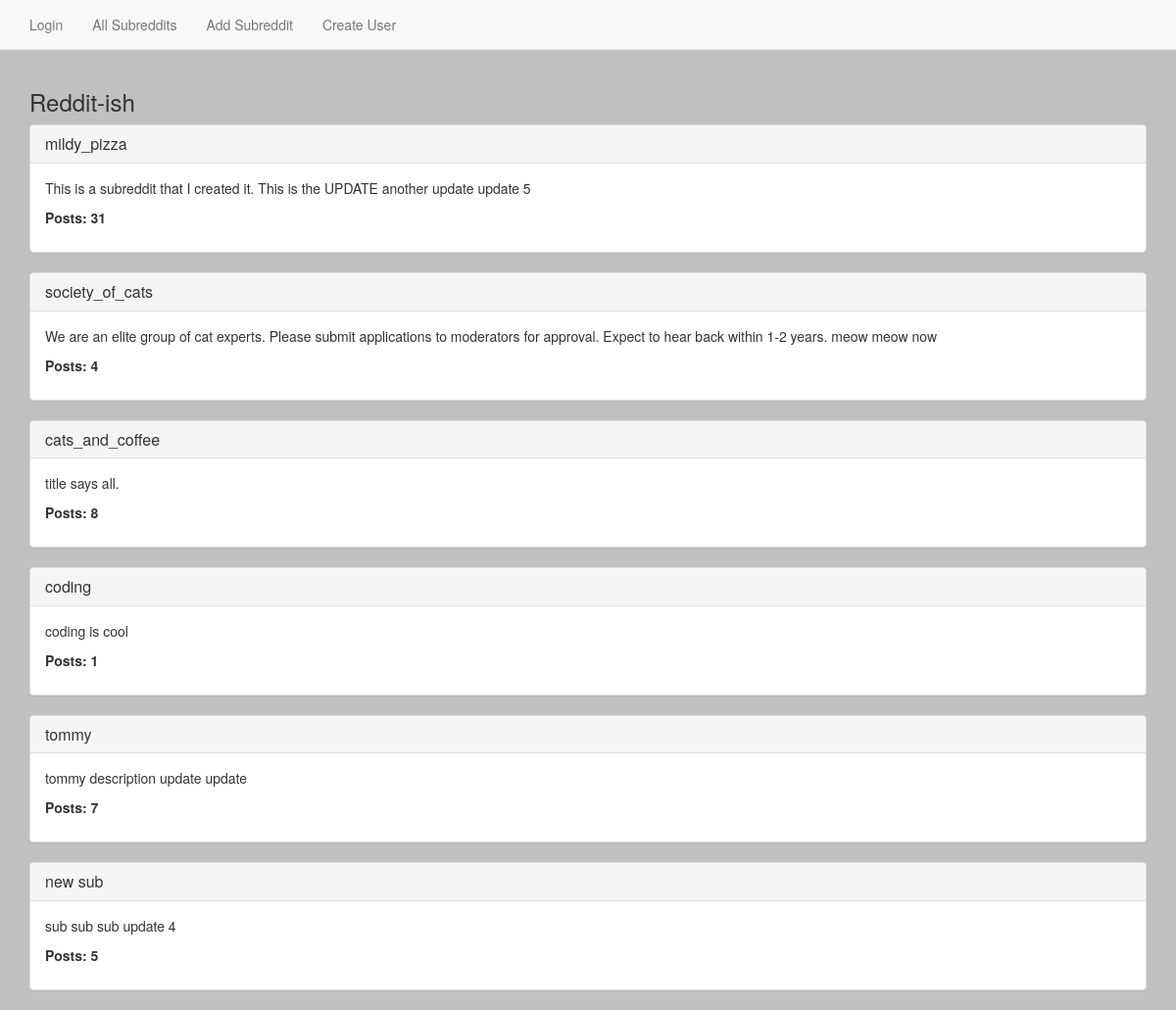
The page /subreddits/ on the database its author committed.
### reddit_app/models.py (models this page shows, shortened)
class Subreddit(models.Model):
    name = models.CharField(max_length=50)
    description = models.TextField()
    creation = models.DateTimeField(auto_now_add=True)
    def current_count(self):
        return self.post_set.count()
    def __str__(self):
        return self.name

### reddit_app/views.py (the view)
# urls.py: url(r'^subreddits/$', SubredditView.as_view(), name='subreddit_view'),
class SubredditView(ListView):
    template_name = 'subreddits.html'
    model = Subreddit

### templates/subreddits.html
{% extends 'base.html' %}
{% block content %}
{% for subreddit in object_list %}
<div class="panel panel-default">
    <div class="panel-heading">
        <h3 class="panel-title"><a href="{% url 'subreddit_detail_view' subreddit.id %}">{{ subreddit }}</a></h3>
    </div>
    <div class="panel-body">
        <p>
            {{ subreddit.description }}
        </p>
        <p>
            <b>Posts: {{ subreddit.current_count }}</b>
        </p>
    </div>
</div>
    {% endfor %}
{% endblock %}

### templates/base.html (style rules this page uses)
body { background-color: silver; }

### rows shown on the page
Subreddit: name "mildy_pizza", description "This is a subreddit that I created it. This is the UPDATE another update update 5", current_count "31"
Subreddit: name "society_of_cats", description "We are an elite group of cat experts. Please submit applications to moderators for approval. Expect to hear back within 1-2 years. meow meow now", current_count "4"
Subreddit: name "cats_and_coffee", description "title says all.", current_count "8"
Subreddit: name "coding", description "coding is cool", current_count "1"
Subreddit: name "tommy", description "tommy description update update", current_count "7"
Subreddit: name "new sub", description "sub sub sub update 4", current_count "5"
